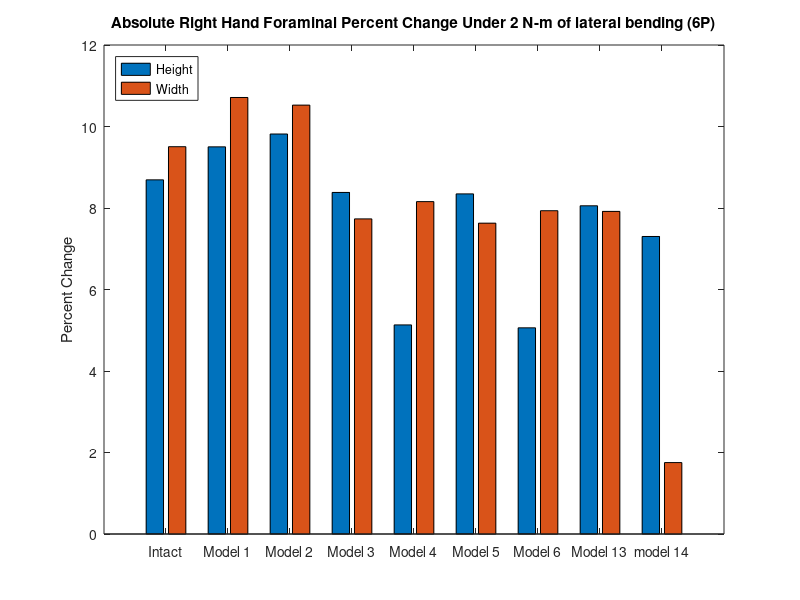
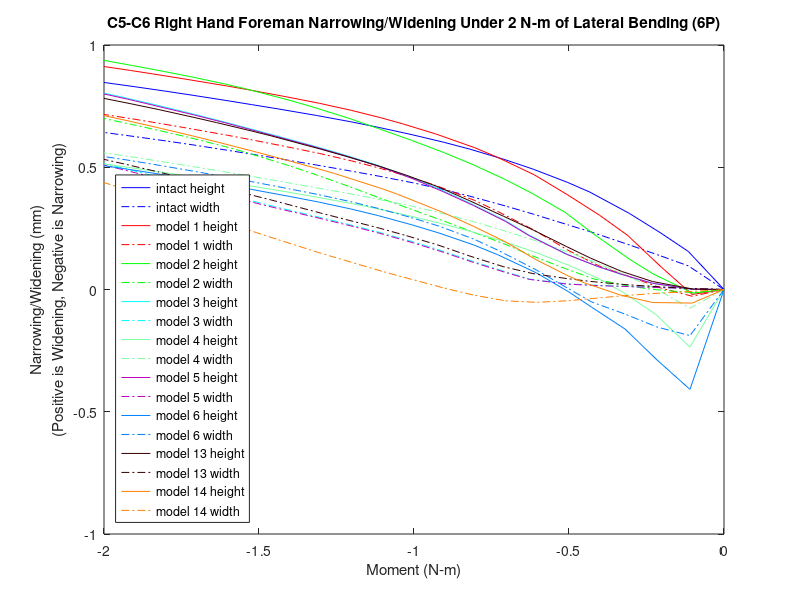

Recreate these plots in MATLAB, in order.
% foreman height and witdth narrowing/widening 
% for all models for the c5-c6 right hand side foreman under lateral bending (6P)
% 40182, 62515, 45870, 65935
k=21;

mag15y=[0 0 0 0 0 0 0 0 0 0 0 0 0 0 0 0 0 0 0 0 0];
mag15x=[0 0 0 0 0 0 0 0 0 0 0 0 0 0 0 0 0 0 0 0 0];
width15=[0 0 0 0 0 0 0 0 0 0 0 0 0 0 0 0 0 0 0 0 0];
height15=[0 0 0 0 0 0 0 0 0 0 0 0 0 0 0 0 0 0 0 0 0];

mag14y=[0 0 0 0 0 0 0 0 0 0 0 0 0 0 0 0 0 0 0 0 0];
mag14x=[0 0 0 0 0 0 0 0 0 0 0 0 0 0 0 0 0 0 0 0 0];
width14=[0 0 0 0 0 0 0 0 0 0 0 0 0 0 0 0 0 0 0 0 0];
height14=[0 0 0 0 0 0 0 0 0 0 0 0 0 0 0 0 0 0 0 0 0];

mag13y=[0 0 0 0 0 0 0 0 0 0 0 0 0 0 0 0 0 0 0 0 0];
mag13x=[0 0 0 0 0 0 0 0 0 0 0 0 0 0 0 0 0 0 0 0 0];
width13=[0 0 0 0 0 0 0 0 0 0 0 0 0 0 0 0 0 0 0 0 0];
height13=[0 0 0 0 0 0 0 0 0 0 0 0 0 0 0 0 0 0 0 0 0];

mag6y=[0 0 0 0 0 0 0 0 0 0 0 0 0 0 0 0 0 0 0 0 0];
mag6x=[0 0 0 0 0 0 0 0 0 0 0 0 0 0 0 0 0 0 0 0 0];
width6=[0 0 0 0 0 0 0 0 0 0 0 0 0 0 0 0 0 0 0 0 0];
height6=[0 0 0 0 0 0 0 0 0 0 0 0 0 0 0 0 0 0 0 0 0];

mag5y=[0 0 0 0 0 0 0 0 0 0 0 0 0 0 0 0 0 0 0 0 0];
mag5x=[0 0 0 0 0 0 0 0 0 0 0 0 0 0 0 0 0 0 0 0 0];
width5=[0 0 0 0 0 0 0 0 0 0 0 0 0 0 0 0 0 0 0 0 0];
height5=[0 0 0 0 0 0 0 0 0 0 0 0 0 0 0 0 0 0 0 0 0];

mag4y=[0 0 0 0 0 0 0 0 0 0 0 0 0 0 0 0 0 0 0 0 0];
mag4x=[0 0 0 0 0 0 0 0 0 0 0 0 0 0 0 0 0 0 0 0 0];
width4=[0 0 0 0 0 0 0 0 0 0 0 0 0 0 0 0 0 0 0 0 0];
height4=[0 0 0 0 0 0 0 0 0 0 0 0 0 0 0 0 0 0 0 0 0];

mag3y=[0 0 0 0 0 0 0 0 0 0 0 0 0 0 0 0 0 0 0 0 0];
mag3x=[0 0 0 0 0 0 0 0 0 0 0 0 0 0 0 0 0 0 0 0 0];
width3=[0 0 0 0 0 0 0 0 0 0 0 0 0 0 0 0 0 0 0 0 0];
height3=[0 0 0 0 0 0 0 0 0 0 0 0 0 0 0 0 0 0 0 0 0];


mag2y=[0 0 0 0 0 0 0 0 0 0 0 0 0 0 0 0 0 0 0 0 0];
mag2x=[0 0 0 0 0 0 0 0 0 0 0 0 0 0 0 0 0 0 0 0 0];
width2=[0 0 0 0 0 0 0 0 0 0 0 0 0 0 0 0 0 0 0 0 0];
height2=[0 0 0 0 0 0 0 0 0 0 0 0 0 0 0 0 0 0 0 0 0];

mag1y=[0 0 0 0 0 0 0 0 0 0 0 0 0 0 0 0 0 0 0 0 0];
mag1x=[0 0 0 0 0 0 0 0 0 0 0 0 0 0 0 0 0 0 0 0 0];
width1=[0 0 0 0 0 0 0 0 0 0 0 0 0 0 0 0 0 0 0 0 0];
height1=[0 0 0 0 0 0 0 0 0 0 0 0 0 0 0 0 0 0 0 0 0];

%% model15_intact_TLC_6P
t15=[2 2.0575 2.10171 2.15243 2.21614 2.25202 2.3077 2.35301 2.40975 2.45206 2.50317 2.55517 2.6029 2.65687 2.71794 2.76183 2.80173 2.85494 2.90035 2.95138 3 ];
% 40182U
aa1=-13.5191+[0.0410311 0.118633 0.173728 0.253291 0.381735 0.459375 0.591728 0.698909 0.824675 0.909744 1.00221 1.08694 1.16005 1.2368 1.31663 1.37038 1.41784 1.47809 1.52705 1.57909 1.62547];
aa2=447.04+[0.066796 -0.521661 -0.78603 -0.994099 -1.19043 -1.27541 -1.39429 -1.48217 -1.58859 -1.66621 -1.75778 -1.84915 -1.93411 -2.03202 -2.1445 -2.22394 -2.2965 -2.39298 -2.47524 -2.56614 -2.6512];
aa3=-720.839+[-0.475935 -0.272634 -0.156597 -0.0338543 0.102546 0.168342 0.259852 0.325359 0.396598 0.441585 0.489009 0.531476 0.56622 0.600308 0.633449 0.654884 0.674036 0.697602 0.716222 0.735311 0.751605 ];
% 62515L
ab1=-13.5397+[0.000417619 0.0172777 0.0385697 0.0759393 0.133402 0.167171 0.22338 0.267291 0.319796 0.35582 0.395882 0.433313 0.465715 0.499915 0.535351 0.559031 0.580029 0.606591 0.628291 0.651433 0.671984 ];
ab2=448.593+[-0.00992337 -0.301696 -0.430689 -0.516306 -0.597073 -0.632787 -0.686446 -0.73047 -0.783292 -0.82184 -0.868438 -0.915386 -0.959749 -1.01058 -1.06841 -1.10915 -1.14654 -1.19643 -1.23955 -1.28709 -1.33123];
ab3=-730.72+[-0.225741 -0.129855 -0.0641927 0.00187744 0.0753463 0.112535 0.165643 0.204002 0.247034 0.274828 0.304375 0.33094 0.353375 0.376449 0.399659 0.414929 0.428603 0.445657 0.459346 0.47363 0.486077];
% 45870
ac1=-9.75965+[0.0324269 0.105887 0.166058 0.251264 0.382812 0.461189 0.591323 0.694064 0.814629 0.896414 0.985344 1.06677 1.13682 1.21067 1.28774 1.3397 1.38554 1.44378 1.49115 1.54159 1.58666];
ac2=445.175+[0.0393531 -0.435581 -0.628556 -0.763261 -0.879484 -0.925491 -0.991806 -1.04434 -1.10936 -1.15802 -1.21646 -1.27597 -1.33301 -1.39985 -1.47787 -1.53325 -1.58422 -1.65242 -1.71083 -1.77538 -1.83581];
ac3=-723.489+[-0.468554 -0.348941 -0.271629 -0.185704 -0.0906715 -0.0449969 0.0162621 0.0583915 0.103045 0.130352 0.158294 0.182568 0.201535 0.219062 0.234895 0.244678 0.253546 0.264065 0.272061 0.279855 0.286027];
% 65935R
ad1=-14.8651+[0.0345664 0.0783566 0.116263 0.173915 0.256624 0.303955 0.382434 0.443071 0.514594 0.562961 0.616113 0.665269 0.707689 0.75211 0.797692 0.827938 0.85472 0.888426 0.915786 0.944804 0.970401];
ad2=449.401+[0.00216238 -0.356375 -0.513072 -0.613297 -0.705879 -0.746163 -0.80553 -0.855027 -0.914999 -0.959454 -1.01418 -1.0701 -1.12334 -1.18501 -1.256 -1.30631 -1.35239 -1.41417 -1.46775 -1.52704 -1.58238];
ad3=-725.184+[-0.219724 -0.1083 -0.0353212 0.0370085 0.117304 0.157862 0.216204 0.258549 0.306135 0.336971 0.369901 0.399628 0.424855 0.450921 0.477291 0.494676 0.510208 0.529634 0.545268 0.561617 0.575902];

ya1=aa1-ab1;
ya2=aa2-ab2;
ya3=aa3-ab3;
xa1=ad1-ac1;
xa2=ad2-ac2;
xa3=ad3-ac3;
x15=[xa1',xa2',xa3'];
y15=[ya1',ya2',ya3'];

for n=1:k
    mag15x(n)=sqrt(x15(n,1)^2+x15(n,2)^2+x15(n,3)^2);
end
for n=1:k
    mag15y(n)=sqrt(y15(n,1)^2+y15(n,2)^2+y15(n,3)^2);
end
for n=1:k
    width15(n)=mag15x(1,1)-mag15x(1,n);
end
for n=1:k
    height15(n)=mag15y(1,1)-mag15y(1,n);
end

%% model1_slideslide_tether/S2_6P
t1=[2 2.05126 2.10091 2.15535 2.20061 2.25209 2.30561 2.36555 2.40191 2.4653 2.51879 2.5529 2.60117 2.65273 2.7052 2.76398 2.80076 2.87223 2.92223 2.95699 3];
% 40182U
ae1=-13.5191+[-0.256354 -0.282007 -0.311167 -0.30497 -0.238363 -0.0909732 0.0979738 0.313182 0.436978 0.627354 0.768137 0.85004 0.954463 1.05426 1.14672 1.24123 1.29561 1.39171 1.45218 1.49289 1.54089];
ae2=447.04+[0.598699 0.263309 -0.00300122 -0.270963 -0.495502 -0.77345 -1.05868 -1.34954 -1.50283 -1.73081 -1.89494 -1.98872 -2.10755 -2.22359 -2.33468 -2.45481 -2.52785 -2.66462 -2.75818 -2.82296 -2.90346];
ae3=-720.839+[-0.786172 -0.889499 -0.761043 -0.594256 -0.449385 -0.286131 -0.139655 -0.00751602 0.0581482 0.152215 0.217655 0.253968 0.298232 0.338667 0.374656 0.410456 0.430108 0.462906 0.482568 0.495749 0.511235];
% 62515L
af1=-13.5397+[-0.143816 -0.166059 -0.182687 -0.182527 -0.157419 -0.101768 -0.0228703 0.0700848 0.125016 0.210512 0.274678 0.312079 0.359743 0.405303 0.447479 0.489964 0.514302 0.557098 0.583745 0.601643 0.622891];
af2=448.593+[0.352057 0.155989 0.0419305 -0.0591752 -0.162108 -0.299197 -0.436247 -0.588134 -0.666179 -0.786511 -0.874118 -0.923887 -0.986962 -1.04875 -1.10878 -1.17305 -1.21158 -1.28316 -1.33117 -1.36482 -1.40737];
af3=-730.72+[-0.413777 -0.476325 -0.436223 -0.37247 -0.288777 -0.182362 -0.0867343 0.00540256 0.051049 0.117245 0.16318 0.188373 0.219015 0.247628 0.274047 0.300613 0.315271 0.340098 0.355081 0.365317 0.377815];
% 45870
ag1=-9.75965+[-0.240195 -0.269335 -0.297737 -0.285933 -0.213318 -0.0632986 0.123482 0.330709 0.449208 0.630797 0.764896 0.842878 0.94222 1.03733 1.12563 1.21605 1.26817 1.36054 1.41888 1.45814 1.50452];
ag2=445.175+[0.513202 0.236989 0.0313452 -0.157115 -0.307708 -0.500503 -0.703474 -0.918699 -1.03126 -1.19771 -1.31596 -1.38293 -1.46741 -1.5495 -1.628 -1.71307 -1.76494 -1.86218 -1.92892 -1.97525 -2.03304];
ag3=-723.489+[-0.700086 -0.853064 -0.767237 -0.646632 -0.540723 -0.424901 -0.327273 -0.245021 -0.206332 -0.152545 -0.116172 -0.0964392 -0.0730356 -0.0523165 -0.0344245 -0.0171383 -0.00817233 0.00568676 0.0133202 0.0184176 0.0243153];
% 65935R
ah1=-14.8651+[-0.164024 -0.17575 -0.183376 -0.171009 -0.12675 -0.0426956 0.067718 0.193809 0.267153 0.380568 0.464859 0.5135 0.575213 0.633897 0.688099 0.742526 0.773446 0.827389 0.860645 0.882968 0.909435];
ah2=449.401+[0.449237 0.184035 0.0428171 -0.0825275 -0.208748 -0.374419 -0.537135 -0.718228 -0.810724 -0.953718 -1.0582 -1.11779 -1.19356 -1.26825 -1.34112 -1.41962 -1.46709 -1.55596 -1.61613 -1.65821 -1.71136 ];
ah3=-725.184+[-0.434067 -0.483488 -0.437371 -0.36739 -0.276051 -0.15936 -0.0534865 0.0493055 0.100484 0.174911 0.226655 0.255063 0.289689 0.32205 0.351926 0.381983 0.398626 0.426931 0.44408 0.455769 0.470008];

xb1=ah1-ag1;
xb2=ah2-ag2;
xb3=ah3-ag3;
yb1=ae1-af1;
yb2=ae2-af2;
yb3=ae3-af3;
y1=[yb1',yb2',yb3'];
x1=[xb1',xb2',xb3'];

for n=1:k
    mag1x(n)=sqrt(x1(n,1)^2+x1(n,2)^2+x1(n,3)^2);
end
for n=1:k
    mag1y(n)=sqrt(y1(n,1)^2+y1(n,2)^2+y1(n,3)^2);
end
for n=1:k
    height1(n)=mag1y(1,1)-mag1y(1,n);
end
for n=1:k
    width1(n)=mag1x(1,1)-mag1x(1,n);
end
%% model2_SlideSlide_NoTether/S2_6P
t2=[2 2.05026 2.11433 2.15261 2.2098 2.25679 2.30943 2.35333 2.40624 2.4511 2.50404 2.55744 2.60598 2.66477 2.70156 2.77304 2.80429 2.86109 2.90333 2.95384 3];
% 40182U
ai1=-13.5191+[-0.218725 -0.236476 -0.304671 -0.347929 -0.401171 -0.417141 -0.379781 -0.308392 -0.189363 -0.067218 0.0925209 0.261106 0.413534 0.592144 0.698207 0.888221 0.965738 1.0973 1.18534 1.2808 1.36085];
ai2=447.04+[0.645159 0.516674 0.312645 0.188348 0.00337283 -0.146017 -0.311961 -0.468167 -0.684355 -0.875687 -1.10814 -1.3393 -1.53269 -1.74732 -1.87141 -2.09139 -2.18103 -2.33625 -2.44455 -2.56667 -2.67271];
ai3=-720.839+[-0.863984 -0.926834 -0.860825 -0.802949 -0.696669 -0.594405 -0.478879 -0.373481 -0.243853 -0.144566 -0.0343229 0.0666369 0.146078 0.229239 0.274437 0.347169 0.374198 0.417338 0.444862 0.473442 0.496218];
% 62515L
aj1=-13.5397+[-0.131943 -0.141988 -0.170809 -0.19024 -0.215931 -0.232894 -0.23286 -0.213783 -0.170468 -0.1192 -0.0475479 0.0293727 0.0999834 0.183175 0.232608 0.321106 0.357312 0.41898 0.46006 0.503931 0.540332];
aj2=448.593+[0.342167 0.271499 0.19096 0.147128 0.0900675 0.0518949 -0.00192747 -0.064431 -0.173073 -0.277292 -0.410306 -0.546316 -0.654779 -0.774107 -0.84278 -0.963222 -1.01246 -1.09851 -1.15803 -1.22384 -1.28058 ];
aj3=-730.72+[-0.44604 -0.485896 -0.481424 -0.471823 -0.447251 -0.41757 -0.359458 -0.294743 -0.206372 -0.13652 -0.0551286 0.0203666 0.0787396 0.141093 0.175339 0.230909 0.252184 0.287266 0.310012 0.33348 0.35222];
% 45870
ak1=-9.75965+[-0.206648 -0.223431 -0.286675 -0.325027 -0.367827 -0.37419 -0.328114 -0.252891 -0.134672 -0.0152917 0.13922 0.300668 0.44582 0.615432 0.715988 0.895867 0.969121 1.09335 1.17652 1.26678 1.34249];
ak2=445.175+[0.556323 0.453827 0.297063 0.207394 0.0836975 -0.00816346 -0.10889 -0.210076 -0.363483 -0.504207 -0.67896 -0.85539 -1.00174 -1.16239 -1.25464 -1.41724 -1.48324 -1.59733 -1.67688 -1.76632 -1.84381];
ak3=-723.489+[-0.781326 -0.862757 -0.825117 -0.785395 -0.707161 -0.629839 -0.543858 -0.466716 -0.374672 -0.307095 -0.23423 -0.170049 -0.122473 -0.0753445 -0.0510019 -0.0149289 -0.00267847 0.0154456 0.0262387 0.0366154 0.0440992];
% 65935R
al1=-14.8651+[-0.143446 -0.151792 -0.18019 -0.199666 -0.225895 -0.240882 -0.228291 -0.193551 -0.126934 -0.0551466 0.0418076 0.144163 0.237116 0.346061 0.410301 0.5243 0.570726 0.649647 0.70197 0.757573 0.803523];
al2=449.401+[0.432765 0.334508 0.232146 0.176399 0.102127 0.0523907 -0.0140051 -0.0904579 -0.221987 -0.347181 -0.50694 -0.670027 -0.79918 -0.941059 -1.02296 -1.16769 -1.22716 -1.33162 -1.40434 -1.48532 -1.55554];
al3=-725.184+[-0.463213 -0.498432 -0.49072 -0.479445 -0.452612 -0.420905 -0.358123 -0.287858 -0.19108 -0.113878 -0.0235328 0.060717 0.126173 0.196315 0.234962 0.298085 0.32237 0.362544 0.388643 0.41566 0.437329];

xc1=al1-ak1;
xc2=al2-ak2;
xc3=al3-ak3;
yd1=ai1-aj1;
yd2=ai2-aj2;
yd3=ai3-aj3;
y2=[yd1',yd2',yd3'];
x2=[xc1',xc2',xc3'];

for n=1:k
    mag2x(n)=sqrt(x2(n,1)^2+x2(n,2)^2+x2(n,3)^2);
end
for n=1:k
    mag2y(n)=sqrt(y2(n,1)^2+y2(n,2)^2+y2(n,3)^2);
end
for n=1:k
    height2(n)=mag2y(1,1)-mag2y(1,n);
end
for n=1:k
    width2(n)=mag2x(1,1)-mag2x(1,n);
end

%% model3_APSlide_Tether/S2_6P
t3=[2 2.05126 2.11533 2.16533 2.20361 2.25315 2.31416 2.35262 2.41143 2.46244 2.50012 2.56211 2.62242 2.66 2.71937 2.76156 2.81214 2.87147 2.90272 2.95721 3];
% 40182U
am1=-13.5191+[-0.110556 -0.111414 -0.145532 -0.191248 -0.229246 -0.282284 -0.345463 -0.376117 -0.392987 -0.381914 -0.359871 -0.294394 -0.202291 -0.133281 -0.0134605 0.0791353 0.1939 0.334404 0.409851 0.543173 0.64791];
am2=447.04+[0.266464 0.227288 0.143184 0.0611406 -0.00549425 -0.0996699 -0.222467 -0.304725 -0.425574 -0.53933 -0.631064 -0.795401 -0.971897 -1.08666 -1.2728 -1.40397 -1.55819 -1.73364 -1.82497 -1.98241 -2.10383 ];
am3=-720.839+[-0.802588 -0.808475 -0.795115 -0.768735 -0.743797 -0.701678 -0.632439 -0.579101 -0.498606 -0.421698 -0.362039 -0.263019 -0.169203 -0.112523 -0.0246783 0.0350686 0.103721 0.178009 0.215411 0.276808 0.320977];
% 62515L
an1=-13.5397+[-0.0925811 -0.0922749 -0.102929 -0.119318 -0.133546 -0.154505 -0.1846 -0.206519 -0.232981 -0.24455 -0.244707 -0.228166 -0.192983 -0.163024 -0.109096 -0.066105 -0.01249 0.0538231 0.0894931 0.152493 0.202191];
an2=448.593+[0.118554 0.099765 0.068236 0.0432782 0.0229063 -0.00418713 -0.0322339 -0.041721 -0.0602808 -0.0865194 -0.115741 -0.184022 -0.274083 -0.33764 -0.444915 -0.520473 -0.609288 -0.711028 -0.764328 -0.856399 -0.927697];
an3=-730.72+[-0.401242 -0.404908 -0.408247 -0.409912 -0.409785 -0.406474 -0.39937 -0.393311 -0.368337 -0.334482 -0.303118 -0.241302 -0.176765 -0.136187 -0.0713309 -0.0269631 0.0239968 0.0799355 0.108609 0.156282 0.191318 ];
% 45870
ao1=-9.75965+[-0.113025 -0.111727 -0.139602 -0.178509 -0.210331 -0.25361 -0.303334 -0.325838 -0.331022 -0.312955 -0.28734 -0.218573 -0.125865 -0.0576172 0.0598633 0.149834 0.260735 0.395713 0.467949 0.595203 0.694902 ];
ao2=445.175+[0.238072 0.207038 0.14389 0.0868026 0.04257 -0.0167112 -0.0882589 -0.134642 -0.200075 -0.266628 -0.323501 -0.431925 -0.556599 -0.640315 -0.777847 -0.875285 -0.989756 -1.11967 -1.18722 -1.30356 -1.39321];
ao3=-723.489+[-0.785743 -0.794592 -0.7878 -0.769806 -0.752004 -0.720264 -0.666442 -0.625078 -0.563249 -0.505299 -0.461241 -0.389491 -0.323032 -0.283673 -0.223561 -0.183734 -0.138885 -0.0923705 -0.0695127 -0.0332756 -0.00845717];
% 65935R
ap1=-14.8651+[-0.0767026 -0.0764971 -0.0893626 -0.108137 -0.124846 -0.150184 -0.186239 -0.210673 -0.235129 -0.242155 -0.236303 -0.205366 -0.153793 -0.112823 -0.0404575 0.0163909 0.0867556 0.172937 0.219201 0.300617 0.364492];
ap2=449.401+[0.144168 0.119828 0.0802922 0.0488262 0.0220473 -0.0148907 -0.0544719 -0.0683099 -0.0930448 -0.127703 -0.164785 -0.249142 -0.359354 -0.436694 -0.566696 -0.657506 -0.763844 -0.88543 -0.949087 -1.05903 -1.14438];
ap3=-725.184+[-0.401691 -0.404628 -0.407502 -0.408942 -0.408586 -0.405043 -0.397919 -0.391985 -0.365866 -0.32996 -0.29626 -0.22917 -0.158459 -0.113757 -0.0421487 0.00696869 0.0634635 0.125733 0.157698 0.210993 0.250308];

xe1=ap1-ao1;
xe2=ap2-ao2;
xe3=ap3-ao3;
yf1=am1-an1;
yf2=am2-an2;
yf3=am3-an3;
y3=[yf1',yf2',yf3'];
x3=[xe1',xe2',xe3'];

for n=1:k
    mag3x(n)=sqrt(x3(n,1)^2+x3(n,2)^2+x3(n,3)^2);
end
for n=1:k
    mag3y(n)=sqrt(y3(n,1)^2+y3(n,2)^2+y3(n,3)^2);
end
for n=1:k
    height3(n)=mag3y(1,1)-mag3y(1,n);
end
for n=1:k
    width3(n)=mag3x(1,1)-mag3x(1,n);
end


%% model4_APSlide_NoTether/S2_6P
t4=[2 2.05499 2.11058 2.16207 2.20435 2.25007 2.30324 2.36036 2.40263 2.45125 2.50837 2.56869 2.60135 2.66917 2.7073 2.76599 2.81551 2.85069 2.90069 2.95128 3];
% 40182U
aq1=-13.5191+[-0.188182 -0.0488771 0.0848002 0.198453 0.298918 0.415557 0.549976 0.690094 0.786445 0.886403 0.988304 1.08409 1.13251 1.22648 1.27675 1.34862 1.40555 1.44382 1.49623 1.54853 1.59577];
aq2=447.04+[0.406264 -0.480718 -0.912185 -1.16386 -1.31914 -1.44987 -1.57778 -1.70682 -1.79839 -1.90046 -2.01858 -2.13912 -2.2041 -2.33992 -2.41646 -2.53297 -2.62877 -2.6958 -2.79191 -2.8903 -2.98454];
aq3=-720.839+[0.0767894 -0.560358 -0.354304 -0.21784 -0.125098 -0.0391666 0.0490731 0.131293 0.183738 0.235311 0.285904 0.331487 0.352799 0.391742 0.411394 0.437517 0.45673 0.469046 0.485435 0.501491 0.515059 ];
% 62515L
ar1=-13.5397+[-0.103791 -0.0744481 -0.0152114 0.0405666 0.0860869 0.136056 0.19176 0.249415 0.290034 0.332748 0.377476 0.420712 0.442604 0.48511 0.507613 0.539498 0.564517 0.581375 0.604405 0.627399 0.648216];
ar2=448.593+[0.221109 -0.236719 -0.440481 -0.544079 -0.606596 -0.664626 -0.724586 -0.791109 -0.838774 -0.891481 -0.951833 -1.01399 -1.04774 -1.11946 -1.15942 -1.21933 -1.26858 -1.30286 -1.35172 -1.40285 -1.45175];
ar3=-730.72+[0.0456747 -0.283248 -0.169068 -0.0896723 -0.0362472 0.0156919 0.0689211 0.119321 0.152021 0.184688 0.217158 0.246933 0.261424 0.289325 0.303749 0.323352 0.338062 0.347678 0.360586 0.374008 0.385854];
% 45870
as1=-9.75965+[-0.165879 -0.0621017 0.069694 0.188536 0.292567 0.410315 0.543503 0.677904 0.770224 0.866244 0.964517 1.05695 1.10366 1.19458 1.24328 1.31311 1.36852 1.40582 1.45693 1.50789 1.55405];
as2=445.175+[0.324619 -0.380675 -0.704323 -0.87095 -0.965619 -1.04288 -1.11811 -1.20166 -1.26235 -1.33083 -1.41116 -1.49399 -1.5394 -1.63543 -1.68993 -1.77324 -1.84195 -1.89006 -1.95944 -2.03092 -2.09939 ];
as3=-723.489+[0.170439 -0.646892 -0.510689 -0.416605 -0.35227 -0.292809 -0.232515 -0.179375 -0.146324 -0.114813 -0.085218 -0.0596812 -0.0485072 -0.0292114 -0.0200382 -0.00894205 -0.00154188 0.00279299 0.00823302 0.0135028 0.0172178];
% 65935R
at1=-14.8651+[-0.120598 -0.027147 0.0653933 0.145523 0.20877 0.276673 0.352262 0.431089 0.485548 0.542165 0.600598 0.656322 0.684419 0.738702 0.767261 0.807371 0.838586 0.859471 0.887859 0.916233 0.941707];
at2=449.401+[0.342825 -0.300299 -0.547342 -0.670171 -0.743101 -0.810261 -0.878896 -0.955089 -1.01044 -1.07235 -1.14451 -1.21985 -1.26108 -1.34918 -1.39859 -1.47329 -1.53511 -1.57834 -1.64012 -1.70443 -1.76623];
at3=-725.184+[0.0227228 -0.263822 -0.136599 -0.0495514 0.00886521 0.0655835 0.123828 0.179503 0.215731 0.252027 0.288281 0.32168 0.338035 0.369622 0.386002 0.408383 0.425264 0.436336 0.451226 0.466617 0.480253];

xg1=at1-as1;
xg2=at2-as2;
xg3=at3-as3;
yh1=aq1-ar1;
yh2=aq2-ar2;
yh3=aq3-ar3;
y4=[yh1',yh2',yh3'];
x4=[xg1',xg2',xg3'];

for n=1:k
    mag4x(n)=sqrt(x4(n,1)^2+x4(n,2)^2+x4(n,3)^2);
end
for n=1:k
    mag4y(n)=sqrt(y4(n,1)^2+y4(n,2)^2+y4(n,3)^2);
end
for n=1:k
    height4(n)=mag4y(1,1)-mag4y(1,n);
end
for n=1:k
    width4(n)=mag4x(1,1)-mag4x(1,n);
end

%% model5_LatSlide_Tether/S2_6P
t5=[2 2.05126 2.11533 2.16533 2.20361 2.25315 2.31416 2.35262 2.40417 2.45195 2.50082 2.55529 2.60294 2.66047 2.7231 2.75435 2.80406 2.85412 2.94917 2.96167 3];
% 40182U
au1=-13.5191+[-0.111617 -0.112348 -0.144566 -0.188458 -0.225023 -0.275861 -0.337059 -0.367319 -0.384849 -0.378976 -0.354099 -0.302018 -0.236463 -0.13863 -0.0143014 0.0517495 0.161366 0.27705 0.50386 0.534072 0.626606 ];
au2=447.04+[0.243025 0.204954 0.123603 0.0449285 -0.0192369 -0.110878 -0.232769 -0.314757 -0.421167 -0.523844 -0.639751 -0.778888 -0.912039 -1.08139 -1.27348 -1.36909 -1.51819 -1.66517 -1.93776 -1.97329 -2.08096];
au3=-720.839+[-0.80168 -0.807311 -0.79289 -0.765644 -0.740348 -0.698361 -0.630143 -0.577827 -0.508396 -0.439001 -0.362697 -0.276708 -0.202424 -0.116227 -0.0248111 0.0194143 0.0869556 0.150478 0.26092 0.27467 0.314436];
% 62515L
av1=-13.5397+[-0.093022 -0.0928117 -0.102823 -0.118532 -0.132216 -0.152273 -0.180732 -0.201912 -0.22552 -0.238753 -0.240878 -0.229461 -0.206521 -0.165411 -0.10946 -0.0789969 -0.0279363 0.0264471 0.133713 0.148018 0.191911];
av2=448.593+[0.105483 0.0869373 0.0557973 0.0316036 0.0120366 -0.0139373 -0.0416767 -0.0518521 -0.0685071 -0.0902552 -0.12509 -0.180063 -0.244726 -0.33557 -0.445906 -0.500747 -0.586124 -0.671011 -0.829858 -0.850704 -0.913974];
av3=-730.72+[-0.399117 -0.402745 -0.405525 -0.406709 -0.406306 -0.402823 -0.395464 -0.389501 -0.368933 -0.340182 -0.301485 -0.24948 -0.199553 -0.139176 -0.0718654 -0.0392226 0.0105532 0.0580489 0.142768 0.153505 0.184941 ];
% 45870
aw1=-9.75965+[-0.114035 -0.112654 -0.138808 -0.176144 -0.206756 -0.248118 -0.295999 -0.318123 -0.325216 -0.312112 -0.282277 -0.226897 -0.160231 -0.0628118 0.0592471 0.123607 0.229764 0.341166 0.558262 0.587081 0.675238];
aw2=445.175+[0.216545 0.186383 0.125641 0.071414 0.0292601 -0.0279443 -0.0988394 -0.145237 -0.203092 -0.26197 -0.333037 -0.423323 -0.515327 -0.637078 -0.778467 -0.849233 -0.959552 -1.06821 -1.26944 -1.29566 -1.37507];
aw3=-723.489+[-0.786282 -0.79475 -0.786857 -0.767954 -0.749816 -0.718292 -0.665525 -0.625026 -0.571769 -0.519136 -0.462505 -0.399853 -0.346692 -0.286258 -0.223551 -0.193728 -0.149174 -0.108797 -0.0418599 -0.0337669 -0.0111213];
% 65935R
ax1=-14.8651+[-0.0772236 -0.0771299 -0.0891299 -0.106975 -0.122925 -0.147022 -0.180986 -0.204773 -0.226876 -0.236623 -0.231715 -0.208473 -0.173163 -0.116085 -0.0410591 -0.000650438 0.0664883 0.137301 0.276215 0.294683 0.351129 ];
ax2=449.401+[0.127164 0.103219 0.0643737 0.0340566 0.00841724 -0.0269586 -0.0660052 -0.080843 -0.103003 -0.131829 -0.176261 -0.244308 -0.323546 -0.434327 -0.568065 -0.634038 -0.736344 -0.83786 -1.0276 -1.05249 -1.1282];
ax3=-725.184+[-0.398993 -0.401922 -0.404233 -0.405195 -0.404564 -0.400834 -0.393379 -0.38752 -0.365992 -0.335621 -0.294151 -0.237849 -0.183336 -0.116983 -0.0427055 -0.00663175 0.0484879 0.101277 0.195796 0.207794 0.243025 ];

xi1=ax1-aw1;
xi2=ax2-aw2;
xi3=ax3-aw3;
yj1=au1-av1;
yj2=au2-av2;
yj3=au3-av3;
y5=[yj1',yj2',yj3'];
x5=[xi1',xi2',xi3'];

for n=1:k
    mag5x(n)=sqrt(x5(n,1)^2+x5(n,2)^2+x5(n,3)^2);
end
for n=1:k
    mag5y(n)=sqrt(y5(n,1)^2+y5(n,2)^2+y5(n,3)^2);
end
for n=1:k
    height5(n)=mag5y(1,1)-mag5y(1,n);
end
for n=1:k
    width5(n)=mag5x(1,1)-mag5x(1,n);
end


%% model6_LatSlide_NoTether/S2_6P
t6=[2 2.05486 2.10789 2.15953 2.21347 2.25039 2.30255 2.36524 2.40407 2.45974 2.50483 2.55731 2.60253 2.65367 2.70049 2.76158 2.81718 2.85019 2.90883 2.95766 3];
% 40182U
ay1=-13.5191+[-0.188188 -0.30255 -0.320695 -0.291411 -0.174301 -0.0565447 0.132135 0.355983 0.484631 0.648287 0.764269 0.88595 0.97921 1.07416 1.15445 1.2504 1.32728 1.37235 1.44609 1.50363 1.55063];
ay2=447.04+[0.40647 0.195122 -0.104107 -0.377666 -0.669191 -0.870144 -1.14124 -1.42465 -1.576 -1.7648 -1.89593 -2.031 -2.13461 -2.24308 -2.33805 -2.45929 -2.56621 -2.62888 -2.73797 -2.82864 -2.90735];
ay3=-720.839+[0.0762568 -0.869319 -0.729359 -0.557348 -0.378416 -0.26513 -0.125402 0.00718779 0.0738011 0.154346 0.20911 0.264125 0.304391 0.34376 0.37579 0.412906 0.441006 0.456535 0.480967 0.499723 0.514912 ];
% 62515L
az1=-13.5397+[-0.103792 -0.173973 -0.187927 -0.177341 -0.132475 -0.0857327 -0.00562154 0.0915082 0.148168 0.221119 0.273745 0.329155 0.371605 0.414832 0.451329 0.494324 0.528523 0.54855 0.581148 0.606451 0.627242 ];
az2=448.593+[0.221206 0.133259 -0.000830082 -0.108638 -0.256929 -0.352665 -0.484113 -0.627914 -0.704813 -0.804979 -0.875069 -0.946984 -1.00213 -1.06 -1.11154 -1.17638 -1.23232 -1.26521 -1.32158 -1.36874 -1.41037 ];
az3=-730.72+[0.045403 -0.468629 -0.42303 -0.349982 -0.23475 -0.16339 -0.0716648 0.0194117 0.0653704 0.121511 0.159446 0.196966 0.224484 0.251996 0.275238 0.302453 0.323262 0.33493 0.353421 0.367981 0.380219  ];
% 45870
ba1=-9.75965+[-0.165895 -0.287752 -0.305813 -0.271857 -0.149339 -0.0309315 0.155078 0.370483 0.493611 0.649684 0.7602 0.876112 0.964902 1.05549 1.13221 1.22407 1.29799 1.34126 1.41224 1.46773 1.51314];
ba2=445.175+[0.324793 0.179313 -0.0499511 -0.242414 -0.442499 -0.582599 -0.774677 -0.981215 -1.09108 -1.22767 -1.3212 -1.41646 -1.48925 -1.56517 -1.63174 -1.71714 -1.79283 -1.83729 -1.91483 -1.97963 -2.03607 ];
ba3=-723.489+[0.169916 -0.83762 -0.747288 -0.622961 -0.493599 -0.415071 -0.32253 -0.240593 -0.201359 -0.154931 -0.123971 -0.0934532 -0.0716999 -0.0510188 -0.0346474 -0.0163273 -0.00349255 0.00322193 0.0131183 0.0204951 0.0263117];
% 65935R
bb1=-14.8651+[-0.120595 -0.185184 -0.187295 -0.161484 -0.0889486 -0.0208843 0.0902859 0.221759 0.297352 0.394196 0.463433 0.535556 0.590538 0.646259 0.693228 0.748344 0.791728 0.817002 0.857824 0.889413 0.915296];
bb2=449.401+[0.34292 0.155437 -0.0116456 -0.144944 -0.326275 -0.440623 -0.596353 -0.766649 -0.857511 -0.976317 -1.0597 -1.14562 -1.21177 -1.28164 -1.3441 -1.42324 -1.49237 -1.53313 -1.6035 -1.66242 -1.71441];
bb3=-725.184+[0.0224521 -0.475285 -0.422185 -0.342063 -0.215985 -0.137397 -0.0357912 0.0657613 0.117247 0.180295 0.22294 0.265156 0.296167 0.327194 0.353406 0.384141 0.407759 0.42104 0.442153 0.458759 0.472696];

xk1=bb1-ba1;
xk2=bb2-ba2;
xk3=bb3-ba3;
yl1=ay1-az1;
yl2=ay2-az2;
yl3=ay3-az3;
y6=[yl1',yl2',yl3'];
x6=[xk1',xk2',xk3'];

for n=1:k
    mag6x(n)=sqrt(x6(n,1)^2+x6(n,2)^2+x6(n,3)^2);
end
for n=1:k
    mag6y(n)=sqrt(y6(n,1)^2+y6(n,2)^2+y6(n,3)^2);
end
for n=1:k
    height6(n)=mag6y(1,1)-mag6y(1,n);
end
for n=1:k
    width6(n)=mag6x(1,1)-mag6x(1,n);
end


%% model13_Fixed_Tether_S2_6P
t13=[2 2.05126 2.11533 2.16533 2.21533 2.25361 2.30816 2.35516 2.41122 2.46102 2.51245 2.55582 2.60999 2.65082 2.73015 2.7614 2.81853 2.85329 2.91154 2.95522 3];
% 40182U
bc1=-13.5191+[-0.0411102 -0.0433836 -0.0849046 -0.133481 -0.18668 -0.227016 -0.270013 -0.28175 -0.263713 -0.221255 -0.152966 -0.0832997 0.0194477 0.104294 0.280495 0.352404 0.486768 0.568901 0.705218 0.804998 0.904597 ];
bc2=447.04+[0.270434 0.218483 0.111807 0.0118783 -0.0961747 -0.180948 -0.302912 -0.412957 -0.554216 -0.691436 -0.841911 -0.974141 -1.14458 -1.27334 -1.51126 -1.60169 -1.76264 -1.8579 -2.01271 -2.12444 -2.23633];
bc3=-720.839+[-0.541578 -0.544468 -0.52219 -0.48621 -0.43569 -0.391255 -0.318438 -0.250262 -0.160611 -0.0793875 0.00127058 0.0681546 0.148478 0.20584 0.306285 0.343063 0.406505 0.442496 0.497545 0.53432 0.56923];
% 62515L
bd1=-13.5397+[-0.0347915 -0.0359722 -0.0584035 -0.0826932 -0.108343 -0.128205 -0.151098 -0.165853 -0.174218 -0.168233 -0.145536 -0.118593 -0.0750934 -0.0376689 0.042608 0.0759488 0.138273 0.176561 0.240566 0.287495 0.334164 ];
bd2=448.593+[0.0984263 0.0701999 0.0215564 -0.0158307 -0.0504669 -0.0746892 -0.10653 -0.137002 -0.180976 -0.230777 -0.298364 -0.36244 -0.453752 -0.524845 -0.654969 -0.705273 -0.795438 -0.848822 -0.934939 -0.997057 -1.0593];
bd3=-730.72+[-0.26728 -0.268843 -0.26897 -0.265052 -0.257556 -0.250274 -0.231188 -0.204764 -0.163031 -0.121401 -0.0723293 -0.0282151 0.0282577 0.0693885 0.141728 0.168911 0.216493 0.243713 0.2858 0.314426 0.341861 ];
% 45870
be1=-9.75965+[-0.0423429 -0.0420229 -0.0754972 -0.115442 -0.158577 -0.191167 -0.223003 -0.225644 -0.199926 -0.15336 -0.0830002 -0.0128494 0.0885428 0.171298 0.341717 0.410895 0.539654 0.618112 0.747875 0.842581 0.936893];
be2=445.175+[0.211053 0.169122 0.0896924 0.0209455 -0.0488957 -0.102181 -0.174143 -0.238284 -0.324981 -0.414075 -0.516209 -0.608047 -0.730438 -0.824364 -0.997346 -1.06282 -1.17914 -1.2479 -1.3594 -1.43972 -1.52033 ];
be3=-723.489+[-0.50029 -0.507004 -0.493499 -0.467975 -0.430366 -0.396847 -0.342085 -0.291156 -0.225125 -0.167272 -0.111837 -0.0668737 -0.0142696 0.0221719 0.0826851 0.103995 0.139565 0.158998 0.187029 0.20435 0.220038];
% 65935R
bf1=-14.8651+[-0.0161678 -0.0171543 -0.0416441 -0.0689634 -0.0981139 -0.120166 -0.141796 -0.152521 -0.153463 -0.138411 -0.102933 -0.0636148 -0.0032715 0.0474029 0.153942 0.197844 0.279461 0.329245 0.411958 0.472294 0.532135];
bf2=449.401+[0.140068 0.104625 0.0461504 -0.000950692 -0.0457378 -0.0772243 -0.117485 -0.15551 -0.210069 -0.271204 -0.353614 -0.431544 -0.542495 -0.628575 -0.785269 -0.845676 -0.9539 -1.01809 -1.12186 -1.19702 -1.2725];
bf3=-725.184+[-0.269432 -0.26992 -0.269237 -0.26476 -0.256776 -0.249104 -0.228699 -0.200402 -0.155643 -0.110509 -0.0566484 -0.00800923 0.0546329 0.100468 0.181534 0.212089 0.265689 0.296441 0.344194 0.376847 0.408218 ];

xm1=bf1-be1;
xm2=bf2-be2;
xm3=bf3-be3;
yn1=bc1-bd1;
yn2=bc2-bd2;
yn3=bc3-bd3;
y13=[yn1',yn2',yn3'];
x13=[xm1',xm2',xm3'];

for n=1:k
    mag13x(n)=sqrt(x13(n,1)^2+x13(n,2)^2+x13(n,3)^2);
end
for n=1:k
    mag13y(n)=sqrt(y13(n,1)^2+y13(n,2)^2+y13(n,3)^2);
end
for n=1:k
    height13(n)=mag13y(1,1)-mag13y(1,n);
end
for n=1:k
    width13(n)=mag13x(1,1)-mag13x(1,n);
end


%% model14_Fixed_NoTether/S2_6P
t14=[2 2.05126 2.11533 2.16533 2.2247 2.25107 2.30206 2.35204 2.40323 2.45375 2.52804 2.55155 2.62764 2.65371 2.71895 2.75421 2.81684 2.85161 2.90752 2.95451 3 ];
% 40182U
bg1=-13.5191+[-0.219823 -0.228051 -0.264282 -0.307732 -0.364376 -0.390081 -0.436356 -0.469989 -0.479576 -0.463785 -0.392599 -0.361599 -0.232765 -0.181929 -0.0417984 0.0394245 0.189877 0.275291 0.414648 0.532482 0.645322];
bg2=447.04+[0.581907 0.517024 0.382754 0.267319 0.129533 0.0694002 -0.0437317 -0.156657 -0.271772 -0.394813 -0.603503 -0.673389 -0.911428 -0.99488 -1.2067 -1.31896 -1.50989 -1.61312 -1.77522 -1.90859 -2.03396 ];
bg3=-720.839+[-0.489118 -0.624416 -0.656553 -0.638139 -0.595043 -0.568608 -0.507133 -0.434602 -0.358955 -0.27712 -0.148093 -0.107177 0.0186744 0.0600955 0.15998 0.210874 0.293874 0.337408 0.403245 0.454327 0.499202];
% 62515L
bh1=-13.5397+[-0.113108 -0.118235 -0.137746 -0.158878 -0.184557 -0.195895 -0.217613 -0.239274 -0.259583 -0.269475 -0.255811 -0.246164 -0.195622 -0.173962 -0.112724 -0.0758545 -0.00637436 0.0334905 0.0988899 0.154604 0.208085];
bh2=448.593+[0.318489 0.279578 0.204591 0.150077 0.0938682 0.073277 0.0428161 0.0224574 -0.00667323 -0.044925 -0.131325 -0.164225 -0.287702 -0.334674 -0.457125 -0.521852 -0.630785 -0.690123 -0.783628 -0.860368 -0.932182 ];
bh3=-730.72+[-0.264067 -0.339796 -0.365828 -0.367688 -0.36289 -0.358975 -0.349413 -0.335625 -0.308784 -0.270876 -0.195239 -0.168388 -0.0818888 -0.0518695 0.0222659 0.0602277 0.122118 0.154979 0.205264 0.244766 0.279965];
% 45870
bi1=9.75965+[-0.200001 -0.207975 -0.237737 -0.273603 -0.320062 -0.340924 -0.377423 -0.401754 -0.403305 -0.381829 -0.305798 -0.273982 -0.145037 -0.0949373 0.0418546 0.120548 0.265528 0.347476 0.480662 0.59286 0.700002 ];
bi2=445.175+[0.47782 0.422605 0.31626 0.230832 0.134456 0.0948716 0.024761 -0.0418394 -0.110758 -0.187302 -0.325289 -0.372911 -0.541306 -0.601922 -0.757718 -0.840413 -0.980194 -1.05555 -1.17367 -1.27072 -1.36176 ];
bi3=-723.489+[-0.383171 -0.525835 -0.570213 -0.563613 -0.536558 -0.518064 -0.473107 -0.419196 -0.362946 -0.303054 -0.210732 -0.181869 -0.0955547 -0.0676838 -0.00202473 0.0303943 0.0810198 0.106802 0.144493 0.172355 0.195392];
% 65935R
bk1=-14.8651+[-0.133302 -0.138469 -0.159363 -0.182742 -0.209846 -0.221512 -0.243609 -0.264733 -0.282255 -0.285797 -0.255116 -0.238774 -0.165031 -0.134899 -0.0513849 -0.00199842 0.0897712 0.142108 0.227553 0.299865 0.36885];
bk2=449.401+[0.428714 0.369378 0.270527 0.199549 0.127147 0.100629 0.0613775 0.0351088 -0.0022633 -0.0508277 -0.157935 -0.198135 -0.348571 -0.405773 -0.554334 -0.632242 -0.762969 -0.834059 -0.946002 -1.03795 -1.12431];
bk3=-725.184+[-0.286424 -0.358956 -0.381717 -0.381728 -0.375023 -0.370395 -0.359811 -0.345195 -0.316647 -0.275879 -0.193484 -0.164115 -0.0687838 -0.0355455 0.0468092 0.0891068 0.158375 0.195232 0.251779 0.296366 0.336274];

xo1=bk1-bi1;
xo2=bk2-bi2;
xo3=bk3-bi3;
yp1=bg1-bh1;
yp2=bg2-bh2;
yp3=bg3-bh3;
x14=[xo1',xo2',xo3'];
y14=[yp1',yp2',yp3'];

for n=1:k
    mag14x(n)=sqrt(x14(n,1)^2+x14(n,2)^2+x14(n,3)^2);
end
for n=1:k
    mag14y(n)=sqrt(y14(n,1)^2+y14(n,2)^2+y14(n,3)^2);
end
for n=1:k
    height14(n)=mag14y(1,1)-mag14y(1,n);
end
for n=1:k
    width14(n)=mag14x(1,1)-mag14x(1,n);
end

%% Percent change
% bar plot
figure(1)
pc15x=(mag15x(21)/mag15x(1)*100)-100;
pc15y=(mag15y(21)/mag15y(1)*100)-100;
pc15=[pc15y,pc15x];

pc1x=(mag1x(21)/mag1x(1)*100)-100;
pc1y=(mag1y(21)/mag1y(1)*100)-100;
pc1=[pc1y,pc1x];

pc2x=(mag2x(21)/mag2x(1)*100)-100;
pc2y=(mag2y(21)/mag2y(1)*100)-100;
pc2=[pc2y,pc2x];

pc3x=(mag3x(21)/mag3x(1)*100)-100;
pc3y=(mag3y(21)/mag3y(1)*100)-100;
pc3=[pc3y,pc3x];

pc4x=(mag4x(21)/mag4x(1)*100)-100;
pc4y=(mag4y(21)/mag4y(1)*100)-100;
pc4=[pc4y,pc4x];

pc5x=(mag5x(21)/mag5x(1)*100)-100;
pc5y=(mag5y(21)/mag5y(1)*100)-100;
pc5=[pc5y,pc5x];

pc6x=(mag6x(21)/mag6x(1)*100)-100;
pc6y=(mag6y(21)/mag6y(1)*100)-100;
pc6=[pc6y,pc6x];

pc13x=(mag13x(21)/mag13x(1)*100)-100;
pc13y=(mag13y(21)/mag13y(1)*100)-100;
pc13=[pc13y,pc13x];


pc14x=(mag14x(21)/mag14x(1)*100)-100;
pc14y=(mag14y(21)/mag14y(1)*100)-100;
pc14=[pc14y,pc14x];

%  These percent change were used to match my data with Dr. Leahy's
%  dissertation. Increment(16) was used due to 1.5 N-m instead of 2.
%  pc15xl=100-mag15x(16)/8.373*100;
%  pc15yl=100-mag15y(16)/9.001*100;
%  pc15l=[pc15yl,pc15xl];
%  second l is an L

PC=[pc15;pc1;pc2;pc3;pc4;pc5;pc6;pc13;pc14];
bar(PC)
xticklabels({'Intact','Model 1','Model 2', 'Model 3','Model 4','Model 5','Model 6','Model 13','model 14'})
ylabel('Percent Change')
legend('Height','Width','location','northwest')
title('Absolute Right Hand Foraminal Percent Change Under 2 N-m of lateral bending (6P)')

%% figures
figure(2)

plot((t15-2)*(-2),-1*height15,'b')
hold on
plot((t15-2)*(-2),-1*width15,'-.b')
hold on

plot((t1-2)*(-2),-1*height1,'r')
hold on
plot((t1-2)*(-2),-1*width1,'-.r')
hold on

plot((t2-2)*(-2),-1*height2,'g')
hold on
plot((t2-2)*(-2),-1*width2,'-.g')
hold on

plot((t3-2)*(-2),-1*height3,'c')
hold on
plot((t3-2)*(-2),-1*width3,'-.c')
hold on

plot((t4-2)*(-2),-1*height4,'color',[.49 1 .63])
hold on
plot((t4-2)*(-2),-1*width4,'-.','color',[.49 1 .63])
hold on

plot((t5-2)*(-2),-1*height5,'color',[0.75, 0, 0.75])
hold on
plot((t5-2)*(-2),-1*width5,'-.','color',[0.75, 0, 0.75])
hold on

plot((t6-2)*(-2),-1*height6,'color',[0 0.5 1])
hold on
plot((t6-2)*(-2),-1*width6,'-.','color',[0 0.5 1])
hold on

plot((t13-2)*(-2),-1*height13,'color',[0.2 0 0])
hold on
plot((t13-2)*(-2),-1*width13,'-.','color',[0.2 0 0])
hold on

plot((t14-2)*(-2),-1*height14,'color',[1 .5 0])
hold on
plot((t14-2)*(-2),-1*width14,'-.','color',[1 .5 0])
hold on

xlabel('Moment (N-m)')
ylabel({'Narrowing/Widening (mm)';'(Positive is Widening, Negative is Narrowing)'})
title('C5-C6 Right Hand Foreman Narrowing/Widening Under 2 N-m of Lateral Bending (6P)')
legend('intact height','intact width','model 1 height', 'model 1 width','model 2 height','model 2 width','model 3 height', 'model 3 width','model 4 height','model 4 width','model 5 height','model 5 width','model 6 height','model 6 width','model 13 height','model 13 width','model 14 height','model 14 width','location','southwest')
